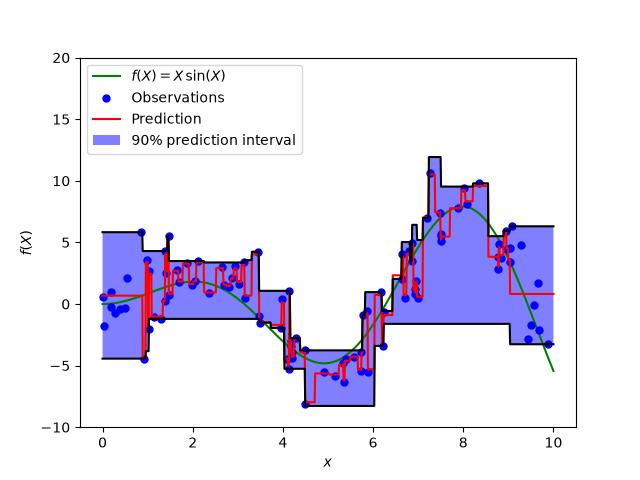

Python code for this plot:
import numpy as np 
import matplotlib.pyplot as plt 

from sklearn.ensemble import GradientBoostingRegressor

np.random.seed(1)
def f(X):
    return X * np.sin(X)

X = np.atleast_2d(np.random.uniform(0, 10.0, size=100)).T 
X = X.astype(np.float32)

Y = f(X) .ravel()

dy = 1.5 + 1.0 * np.random.random(Y.shape)
noise = np.random.normal(0, dy)
Y += noise 
Y = Y.astype(np.float32)

xx = np.atleast_2d(np.linspace(0, 10, 1000)).T 
xx = xx.astype(np.float32)

alpha = 0.95

clf = GradientBoostingRegressor(loss='quantile', alpha=alpha, n_estimators=250, 
                                max_depth=3, learning_rate=1, 
                                min_samples_leaf=9, min_samples_split=9)
clf.fit(X,Y)

Y_upper = clf.predict(xx)

clf.set_params(alpha=1.0-alpha)
clf.fit(X,Y) 

Y_lower = clf.predict(xx)

clf.set_params(loss='squared_error')
clf.fit(X,Y)

Y_pred = clf.predict(xx)

fig = plt.figure()
plt.plot(xx, f(xx), 'g-', label=r'$f(X)=X\,\sin(X)$')
plt.plot(X, Y, 'b.', markersize=10, label=u'Observations')
plt.plot(xx, Y_pred, 'r-', label=u'Prediction')
plt.plot(xx, Y_upper, 'k-')
plt.plot(xx, Y_lower, 'k-')

plt.fill(np.concatenate([xx, xx[::-1]]), np.concatenate([Y_upper, Y_lower[::-1]]), alpha=.5, fc='b', ec='None', label='90% prediction interval')
plt.xlabel('$x$')
plt.ylabel('$f(X)$')
plt.ylim(-10,20)
plt.legend(loc='upper left')
plt.show() 
